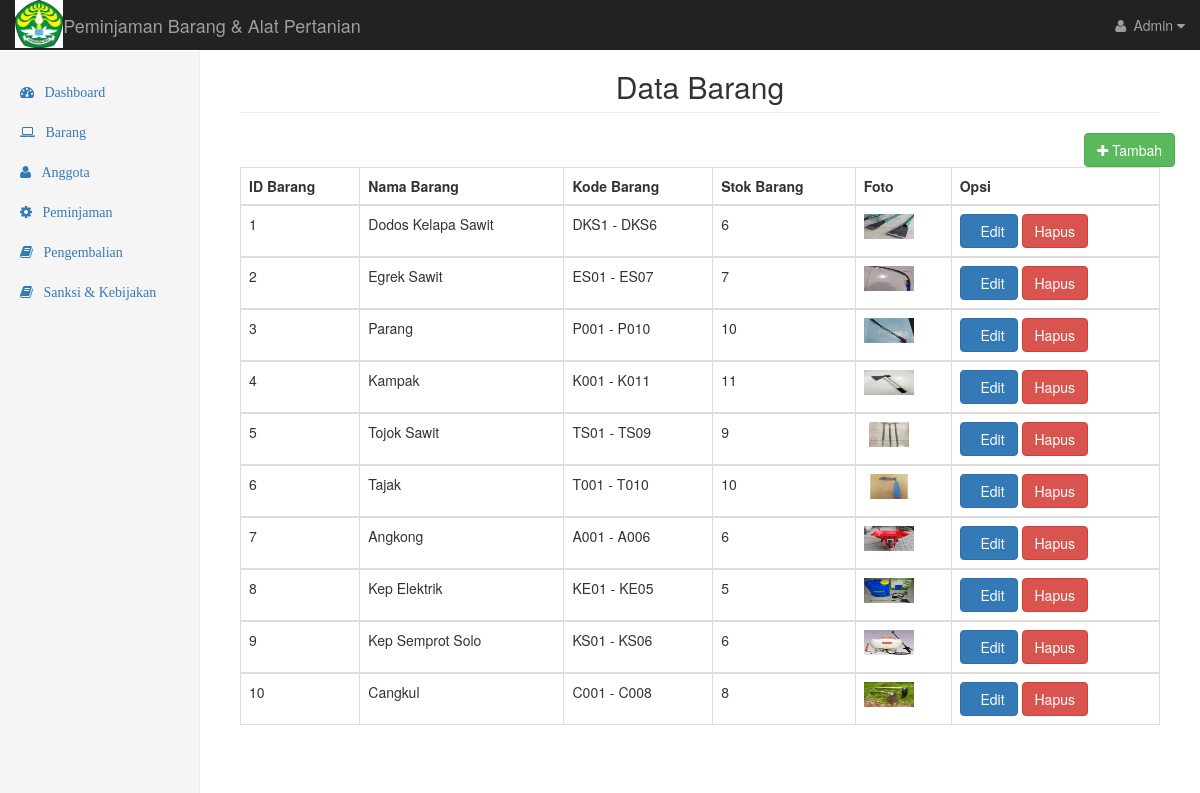
The page /barang.php (signed in) on the database its author committed.
### tables this page shows
CREATE TABLE IF NOT EXISTS `barang` (
  `id_brg` int(11) NOT NULL AUTO_INCREMENT,
  `nama_brg` varchar(255) NOT NULL,
  `kode_barang` varchar(20) NOT NULL,
  `jenis_brg` varchar(255) NOT NULL,
  `stok_brg` varchar(255) NOT NULL,
  `foto` varchar(250) NOT NULL,
  PRIMARY KEY (`id_brg`)
);

### barang.php (the view, shortened to what this page needs)
<?php
include "config/koneksi.php"; ?>
<!DOCTYPE html>
<html lang="en">
  <head>
    <link href="bootstrap/dist/css/bootstrap.min.css" rel="stylesheet">
    <link href="bootstrap/dist/css/global.css" rel="stylesheet">
    <link href="bootstrap/font-awesome/css/font-awesome.min.css" rel="stylesheet" type="text/css">
  </head>
  <body>
    <nav class="navbar navbar-inverse navbar-fixed-top">
      <div class="container-fluid">
        <div class="navbar-header">
          <img src="download.png" height="9%" width="9%" align="left" border=20>
          <a class="navbar-brand" href="#">Peminjaman Barang & Alat Pertanian</a>
        </div>
        <div id="navbar" class="navbar-collapse collapse">
          <ul class="nav navbar-nav navbar-right">
            <li class="dropdown">
              <a class="dropdown-toggle" data-toggle="dropdown">
                <i class="fa fa-user fa-fw"></i> Admin <i class="fa fa-caret-down"></i>
              </a>
          </li>
          </ul>
        </div>
      </div>
    </nav>
    <div class="container-fluid">
      <div class="row">
        <div class="col-sm-3 col-md-2 sidebar">
          <ul class="nav nav-sidebar">
            <li class=""><a href="dashboard.php"><i class="fa fa-dashboard">&nbsp;&nbsp;&nbsp;Dashboard</i></a></li>
            <li><a href="barang.php"><i class="fa fa-laptop">&nbsp;&nbsp;&nbsp;Barang</i></a></li>
            <li><a href="peminjam.php"><i class="fa fa-user">&nbsp;&nbsp;&nbsp;Anggota</i></a></li>
            <li><a href="peminjaman.php"><i class="fa fa-gear">&nbsp;&nbsp;&nbsp;Peminjaman</i></a></li>
            <li><a href="pengembalian.php"><i class="fa fa-book">&nbsp;&nbsp;&nbsp;Pengembalian</i></a></li>
            <li><a href="sanksi.php"><i class="fa fa-book">&nbsp;&nbsp;&nbsp;Sanksi & Kebijakan</i></a></li>
          </ul>
        </div>
        <div class="col-sm-9 col-sm-offset-3 col-md-10 col-md-offset-2 main">
          <center><h2 class="page-header">Data Barang</h2></center>
          <div class="row">
            <a href="tambahbrg.php" class="btn btn-success pull-right"><i class="fa fa-plus"></i> Tambah</a>
          </div>
              <table id="tabelbarang" class="table table-bordered table-hover">
                     <thead>
                        <tr>
                          <th>ID Barang</th>
                          <th>Nama Barang</th>
                          <th>Kode Barang</th>
                          <th>Stok Barang</th>
                          <th>Foto</th>
                          <th>Opsi</th>
                        </tr>
                     </thead>
                <?php
                     $query = $mysqli->query("SELECT * FROM barang ");
                     $id_brg=1;
                     while ($lihat=mysqli_fetch_array($query)){
                      ?>
                      <tbody>
                        <tr>
                          <td><?php echo $id_brg++; ?></td>
                          <td><?php echo $lihat['nama_brg']; ?></td>
                          <td><?php echo $lihat['kode_barang']; ?></td>
                          <td><?php echo $lihat['stok_brg']; ?></td>
                          <td><img src="images/<?php echo $lihat['foto']; ?>" alt="" width="50" height="25"></td>
                          <td> <a href="editbrg.php?id_brg=<?php echo $lihat['id_brg']; ?>" class="btn btn-primary">&nbsp;&nbsp;Edit</a>
                          <a href="hapusbrg.php?id=<?php echo $lihat['id_brg']; ?>" class="btn btn-danger">Hapus</a>
                          </td>
                        </tr>
                        <?php
                        } ?>
                      </tbody>
              </table>
        </div>
      </div>
    </div>
    <?php require_once "templates/footer.php" ?>

### rows shown on the page
barang: nama_brg "Dodos Kelapa Sawit", kode_barang "DKS1 - DKS6", stok_brg "6", foto (picture)
barang: nama_brg "Egrek Sawit", kode_barang "ES01 - ES07", stok_brg "7", foto (picture)
barang: nama_brg "Parang", kode_barang "P001 - P010", stok_brg "10", foto (picture)
barang: nama_brg "Kampak", kode_barang "K001 - K011", stok_brg "11", foto (picture)
barang: nama_brg "Tojok Sawit", kode_barang "TS01 - TS09", stok_brg "9", foto (picture)
barang: nama_brg "Tajak", kode_barang "T001 - T010", stok_brg "10", foto (picture)
barang: nama_brg "Angkong", kode_barang "A001 - A006", stok_brg "6", foto (picture)
barang: nama_brg "Kep Elektrik", kode_barang "KE01 - KE05", stok_brg "5", foto (picture)
barang: nama_brg "Kep Semprot Solo", kode_barang "KS01 - KS06", stok_brg "6", foto (picture)
barang: nama_brg "Cangkul", kode_barang "C001 - C008", stok_brg "8", foto (picture)
